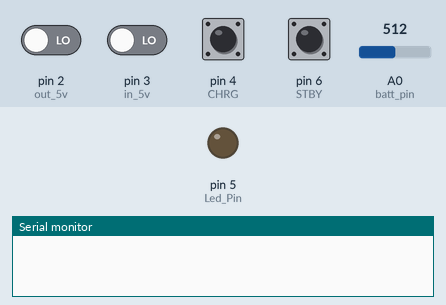
A sketch run on a simulated Arduino Uno, built with avr-gcc and run on an emulated ATmega328P. Parts: output pins drawn as LEDs (lit = HIGH), the last lines printed to the serial monitor. Dashed ring = blinking. The inputs (shaded band) are chosen by the test bench; at power-on: pin 4 (CHRG), pin 6 (STBY) HIGH, pin 2 (out_5v), pin 3 (in_5v) LOW, A0 (batt_pin) = 512.

Above: at 1.2 s.
1.3 s: pin 2 (out_5v) driven HIGH
At 2.9 s:
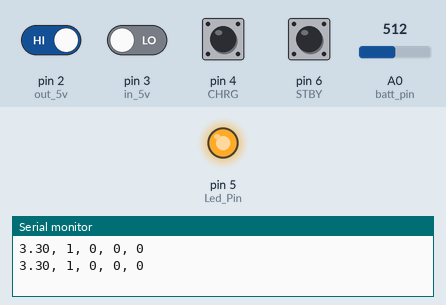
3.8 s: A0 (batt_pin) set to 499
At 6.4 s:
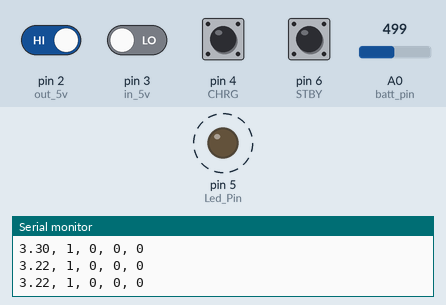
6.8 s: A0 (batt_pin) set to 716
8.4 s: A0 (batt_pin) set to 511
At 11.0 s:
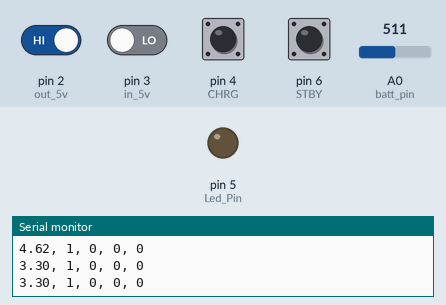
Timing chart, 0 to 12.4 s (numbered marks = the images above; inputs shaded):
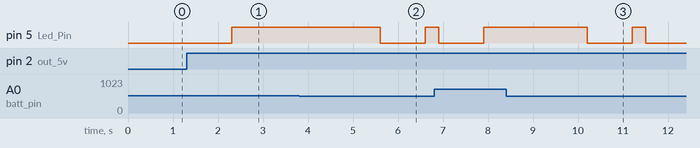

Measured:
- the behaviour switches between 512 and 511 on A0 (batt_pin) (found by bisection; images 1 and 2)
- after the input at 1.3 s, pin 5 (Led_Pin): LOW → HIGH after 1.0 s
- after the input at 3.8 s, pin 5 (Led_Pin): HIGH → LOW after 1.8 s, → HIGH 1.0 s later
- after the input at 8.4 s, pin 5 (Led_Pin): HIGH → LOW after 1.8 s, → HIGH 1.0 s later, → LOW 0.30 s later

The sketch:

arduino_code.ino
```cpp
#define out_5v 2
#define in_5v 3
#define CHRG 4
#define STBY 6
#define Led_Pin 5
#define batt_pin A0

void setup() {

pinMode(Led_Pin, OUTPUT);
pinMode(out_5v, INPUT);
pinMode(in_5v, INPUT);
pinMode(CHRG, INPUT);
pinMode(STBY, INPUT);
pinMode(batt_pin, INPUT);

Serial.begin(9600);
//Serial.print("OK!");

}

void smooth_light() {
  for (int i = 0; i < 255; i++) {
    analogWrite(Led_Pin, i);
    delay(5);
  }
  for (int i = 255; i >= 0; i--) {
   analogWrite(Led_Pin, i);
    delay(5);
  }
}

void loop() {

  float batt_voltage = analogRead(batt_pin) * (3.3 / 1023.0) * 2;  // делитель 1:1
  //float batt_voltage = 3.4;
  bool Sys_Active = digitalRead(out_5v);
  //bool Sys_Active = 0;
  bool Ext_power = digitalRead(in_5v);
  //bool Ext_power = 1;
  bool Charging_process = !digitalRead(CHRG);  // CRG активен по низкому уровню
  //bool Charging_process = 1;
  bool Charge_finish = !digitalRead(STBY);
  //bool Charge_finish = 0;

  if (Sys_Active) {
  Serial.print(batt_voltage);
  Serial.print(", ");
  Serial.print(Sys_Active);
  Serial.print(", ");
  Serial.print(Ext_power);
  Serial.print(", ");
  Serial.print(Charging_process);
  Serial.print(", ");
  Serial.print(Charge_finish);
  Serial.println("\n");

 delay(1000);
  }

 if (Ext_power && Charging_process && !Charge_finish && !Sys_Active){
    //Serial.println("Charging");
    smooth_light();

 } else if(Ext_power && !Charging_process && Charge_finish && !Sys_Active){
    //Serial.println("Charging finish");
    analogWrite(Led_Pin, 25);
}

 if (Sys_Active && batt_voltage > 3.3){
    //Serial.println("SYS ON");
    analogWrite(Led_Pin, 255);

 } else if (Sys_Active && batt_voltage <= 3.3 and batt_voltage > 3.0){
    //Serial.println("Batt is 3.3");
    analogWrite(Led_Pin, 255);
    delay(300);
    analogWrite(Led_Pin, 0);

 } else if (Sys_Active && batt_voltage <= 3.0){
    //Serial.println("batt is 3.0");
    analogWrite(Led_Pin, 255);
    delay(50);
    analogWrite(Led_Pin, 0);

 } else if(!Sys_Active && !Ext_power){
    //Serial.println("SYS OFF");
    analogWrite(Led_Pin, 0);
}
//smooth_light();
}
```
